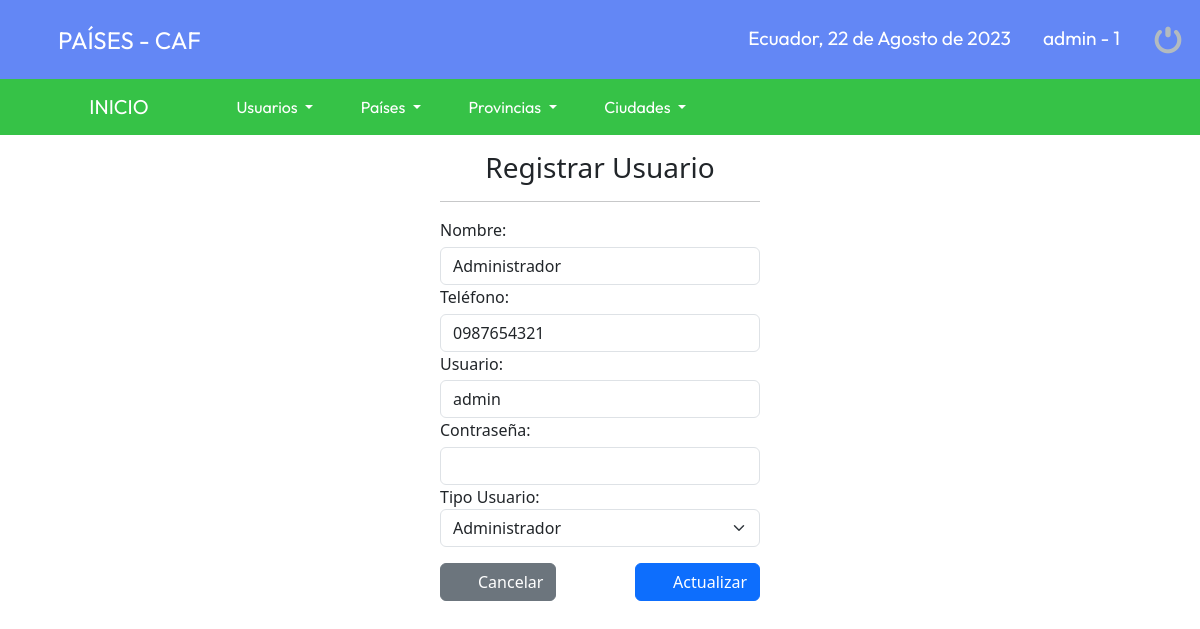
Page /CAF/sistema/editar_usuario.php?id=1 (signed in) on the committed database.
### tables this page shows
CREATE TABLE `usuario` (
  `idusuario` bigint(11) NOT NULL,
  `nombre` varchar(60) NOT NULL,
  `usuario` varchar(20) NOT NULL,
  `telefono` varchar(10) NOT NULL,
  `clave` varchar(30) NOT NULL,
  `rol` bigint(11) NOT NULL,
  `estatus` bigint(11) NOT NULL DEFAULT '1'
);

CREATE TABLE `rol` (
  `idrol` bigint(11) NOT NULL,
  `rol` varchar(20) NOT NULL
);

### CAF/sistema/editar_usuario.php (the view, shortened to what this page needs)
<?php
	include "../conexion.php";
$iduser = $_REQUEST['id'];
$sql = mysqli_query($conection, "SELECT u.idusuario, u.nombre, u.telefono, u.usuario, (u.rol) as idrol, (r.rol) as rol FROM usuario u INNER JOIN rol r on u.rol = r.idrol WHERE idusuario = $iduser AND estatus=1");
$result_sql = mysqli_num_rows($sql);
if($result_sql == 0){
	header('Location: lista_usuarios.php');
}else{
	$option = '';
	while ($data = mysqli_fetch_array($sql)){
		$nombre = $data['nombre'];
		$telefono = $data['telefono'];
		$usuario = $data['usuario'];
		$idrol = $data['idrol'];
		$rol = $data['rol'];
		if($idrol == 1){
			$option = '<option value="'.$idrol.'" select>'.$rol.'</option>';
		}else if($idrol == 2){
			$option = '<option value="'.$idrol.'" select>'.$rol.'</option>';
		}
	}
}
?>
<!DOCTYPE html>
<html>
<head>
	<link rel="stylesheet" type="text/css" href="css/style.css">
</head>
<body>
	<?php include "includes/header.php"; ?>
	<div class="tile formularios">
            <h3 class="tile-title">Registrar Usuario</h3>
            <hr>
            <div class="tile-body">
              <form method="post" action="">
                <div class="form-group">
                  <label class="control-label">Nombre:</label>
                  <input class="form-control" type="text" name="nombre" placeholder="Nombre completo" onkeyup="this.value=Letras(this.value)" value="<?php echo $nombre; ?>">
                </div>
                <div class="form-group">
                  <label class="control-label">Teléfono:</label>
                  <input class="form-control" type="text" name="telefono" placeholder="Número de teléfono celular" maxlength="10" minlength="7" onkeyup="this.value=Numeros(this.value)" value="<?php echo $telefono; ?>">
                </div>
                <div class="form-group">
                  <label class="control-label">Usuario:</label>
                  <input class="form-control" type="text" name="usuario" placeholder="Ejm: admin123" onkeyup="this.value=Caracteres(this.value)" value="<?php echo $usuario; ?>">
                </div>
                <div class="form-group">
                  <label class="control-label">Contraseña:</label>
                  <input class="form-control" name="clave" type="password">
                </div>
                <label for="rol">Tipo Usuario:</label>
				<select name="rol" id="rol" class="form-select notItemOne" aria-label="Default select example">
					<?php
						echo $option;
					?>
				</select>
				<div class="tile-footer">
	              	<button type="hidden" class="btn btn-secondary">
	              	<a class="cancelar" href="index.php" ><i class="fa fa-fw fa-lg fa-times-circle"></i>Cancelar</a></button>
	              	<button class="btn btn-primary registrar" type="submit"><i class="fa fa-fw fa-lg fa-check-circle"></i>Actualizar</button>
            	</div>
              </form>
            </div>
          </div>
</body>
</html>

### CAF/sistema/css/style.css (style rules this page uses)
* { margin: 0; padding: 0; box-sizing: border-box; }
.formularios { width: 20rem; height: auto; margin: 1rem auto; }
.formularios h3 { text-align: center; }
.formularios button { margin-top: 1rem; }
.registrar { float: right; }
.cancelar { color: #fff; text-decoration: none; }
.formularios input { margin-top: 0.3rem; }
.notItemOne option:first-child { display: none; }

### CAF/sistema/css/header.css (style rules this page uses)
.cancelar { margin-right: auto; }
.cancelar, .salir { width: 7rem; }

### rows in the picture
usuario: nombre "Administrador", telefono "0987654321", usuario "admin", rol "Administrador"

### other values in the picture
fechaC() "22 de Agosto de 2023"
$_SESSION['user'] "admin"
$_SESSION['rol'] "1"
